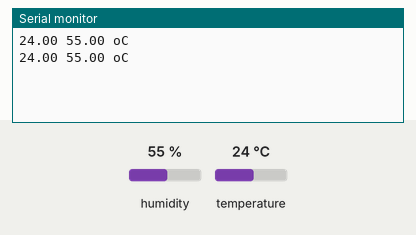
Bench run of a sketch on a simulated Arduino Uno, built with avr-gcc and run on an emulated ATmega328P. Parts: the last lines printed to the serial monitor. The inputs (shaded band) are chosen by the test bench; at power-on: humidity 55 %, temperature 24 °C.

Above: at 2.8 s.
2.9 s: humidity set to 22 %
At 4.9 s:
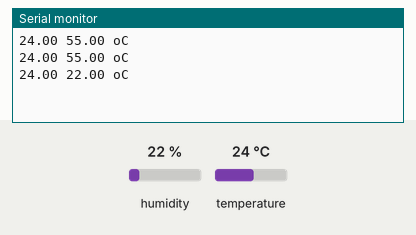
5.6 s: temperature set to 12 °C
At 7.1 s:
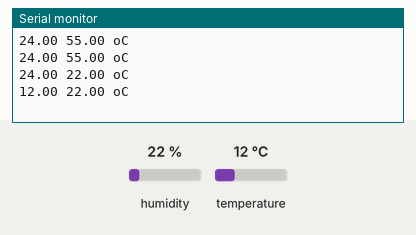
8.3 s: humidity set to 40 %
At 9.2 s:
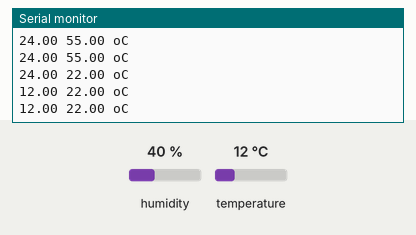
Timing chart, 0 to 11.3 s (numbered marks = the images above; inputs shaded):
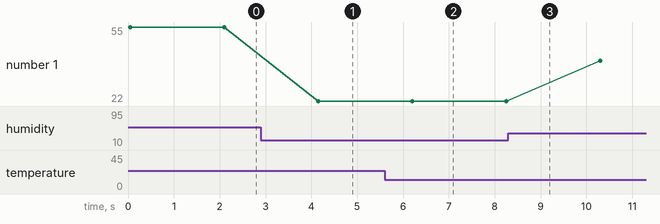

Measured:
- after the input at 2.9 s, the serial monitor: prints a new line after 1.2 s (image 1)
- after the input at 5.6 s, the serial monitor: prints a new line after 0.60 s (image 2)
- plotted number 1: 55 → 22 after the input at 2.9 s, 22 → 40 after the input at 8.3 s

The sketch:

PN2_DHT11.ino
```cpp
#include <SoftwareSerial.h>

#define txPin 11
#define rxPin 10

SoftwareSerial bt(rxPin, txPin);
char InfoApp;
#include "DHT.h"
#define DHTPIN 2
#define DHTTYPE DHT11
DHT dht(DHTPIN, DHTTYPE);

void setup() {
  Serial.begin(9600);
  dht.begin();
  bt.flush();
  pinMode(rxPin, INPUT);
  pinMode(txPin, OUTPUT);
  bt.begin(9600);
}
void loop() {
  float h = dht.readHumidity();
  float t = dht.readTemperature();
  String a = String(h)+" %    | " +String(t)+" ºC";
  bt.println(a);
  //Serial.print("Humedad: ");
  Serial.print(t);
  //Serial.print(" %  ");
  Serial.print(" ");
  Serial.print(h);
  Serial.println (" oC");
  delay(2000);
}
```
